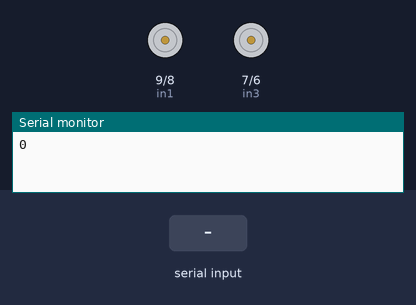
Recording of a sketch running on a simulated Arduino Uno, built with avr-gcc and run on an emulated ATmega328P. Shown: motor-driver pin pairs drawn as motors (green arrow = first pin HIGH = forward, orange = second pin HIGH = backward, longer = more drive, scaled by the enable pin), the last lines printed to the serial monitor. Inputs (shaded band) come from the test bench.

Above: at 1.2 s.
1.3 s: "90,45\n" received over Serial
At 2.6 s:
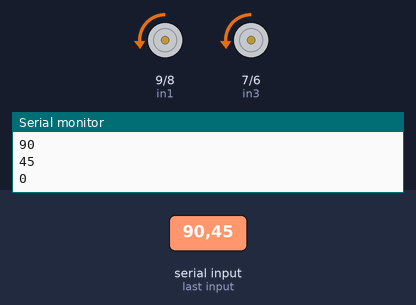
2.9 s: "30,150\n" received over Serial
At 3.9 s:
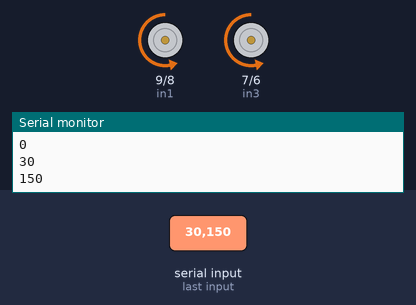
4.5 s: "200\n" received over Serial
At 5.1 s:
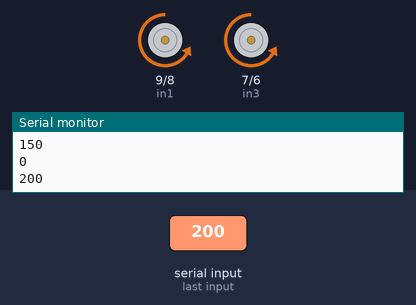
6.0 s: "90\n" received over Serial
At 7.4 s:
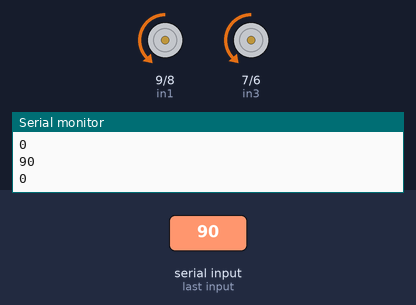
Timing chart, 0 to 8.5 s (numbered marks = the images above; inputs shaded):
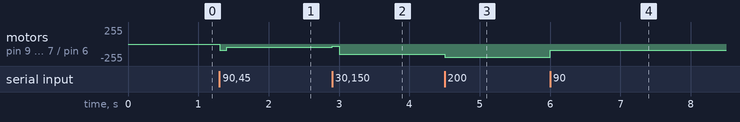

The sketch:

sketch_mar25a.ino
```cpp
// connect motor controller pins to Arduino digital pins
// motor one
int enA = 11;
int in1 = 9;
int in2 = 8;
// motor two
int enB = 10;
int in3 = 7;
int in4 = 6;
void setup()
{
  Serial.begin(9600);
  // set all the motor control pins to outputs
  pinMode(enA, OUTPUT);
  pinMode(enB, OUTPUT);
  pinMode(in1, OUTPUT);
  pinMode(in2, OUTPUT);
  pinMode(in3, OUTPUT);
  pinMode(in4, OUTPUT);
}
void demoOne()
{
  // this function will run the motors in both directions at a fixed speed
  // turn on motor A
  digitalWrite(in1, HIGH);
  digitalWrite(in2, LOW);
  // set speed to 200 out of possible range 0~255
  analogWrite(enA, 200);
  // turn on motor B
  digitalWrite(in3, HIGH);
  digitalWrite(in4, LOW);
  // set speed to 200 out of possible range 0~255
  analogWrite(enB, 200);
  delay(2000);
  // now change motor directions
  digitalWrite(in1, LOW);
  digitalWrite(in2, HIGH);
  digitalWrite(in3, LOW);
  digitalWrite(in4, HIGH);
  delay(2000);
  // now turn off motors
  digitalWrite(in1, LOW);
  digitalWrite(in2, LOW);
  digitalWrite(in3, LOW);
  digitalWrite(in4, LOW);
}
void demoTwo()
{
  // this function will run the motors across the range of possible speeds
  // note that maximum speed is determined by the motor itself and the operating voltage
  // the PWM values sent by analogWrite() are fractions of the maximum speed possible
  // by your hardware
  // turn on motors
  digitalWrite(in1, LOW);
  digitalWrite(in2, HIGH);
  digitalWrite(in3, LOW);
  digitalWrite(in4, HIGH);
  // accelerate from zero to maximum speed
  for (int i = 0; i < 256; i++)
  {
    analogWrite(enA, i);
    analogWrite(enB, i);
    delay(20);
  }
  // decelerate from maximum speed to zero
  for (int i = 255; i >= 0; --i)
  {
    analogWrite(enA, i);
    analogWrite(enB, i);
    delay(20);
  }
  // now turn off motors
  digitalWrite(in1, LOW);
  digitalWrite(in2, LOW);
  digitalWrite(in3, LOW);
  digitalWrite(in4, LOW);
}
void loop()
{
  int i = Serial.parseInt();
  Serial.println(i);
    if(i>10) {
      digitalWrite(in1, LOW);
      digitalWrite(in2, HIGH);
      digitalWrite(in3, LOW);
      digitalWrite(in4, HIGH);
      // accelerate from zero to maximum speed
      analogWrite(enA, i);
      analogWrite(enB, i);
    }
    if(i<-10) {
      analogWrite(enA, 0);
      analogWrite(enB, 0);
        // now turn off motors
      digitalWrite(in1, LOW);
      digitalWrite(in2, LOW);
      digitalWrite(in3, LOW);
      digitalWrite(in4, LOW);
        }
  delay(100);
}
```

Measured:
- after the input at 1.3 s, motor on pin 9 (in1) / pin 8 (in2), motor on pin 7 (in3) / pin 6 (in4): stopped → backward 90/255 at once, → backward 45/255 0.10 s later
- after the input at 2.9 s, motor on pin 9 (in1) / pin 8 (in2), motor on pin 7 (in3) / pin 6 (in4): backward 45/255 → backward 30/255 at once, → backward 150/255 0.10 s later
- after the input at 4.5 s, motor on pin 9 (in1) / pin 8 (in2), motor on pin 7 (in3) / pin 6 (in4): backward 150/255 → backward 200/255 at once
- after the input at 6.0 s, motor on pin 9 (in1) / pin 8 (in2), motor on pin 7 (in3) / pin 6 (in4): backward 200/255 → backward 90/255 at once
